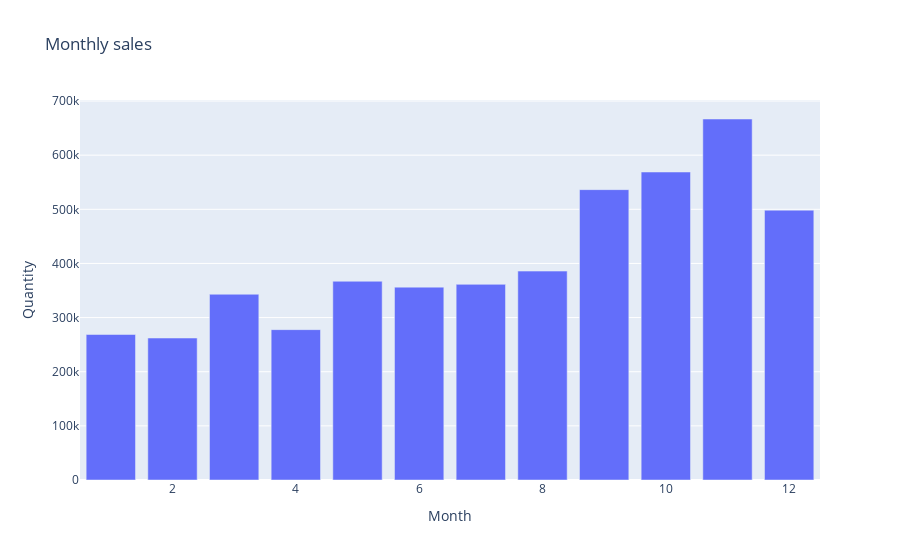

Notebook source saved alongside this figure:
### Code cell
px.bar(data_frame = df_monthly_sale, x = 'Month',y = 'Quantity',title='Monthly sales')

### Figure 1 — Plotly figure (JSON) as saved in the notebook; plotly's stock layout.template omitted (floating-point values rounded to 4 significant figures)
{"data": [{"alignmentgroup": "True", "hovertemplate": "Month=%{x}<br>Quantity=%{y}<extra></extra>", "legendgroup": "", "marker": {"color": "#636efa", "pattern": {"shape": ""}}, "name": "", "offsetgroup": "", "orientation": "v", "showlegend": false, "textposition": "auto", "type": "bar", "x": [1, 2, 3, 4, 5, 6, 7, 8, 9, 10, 11, 12], "xaxis": "x", "y": [268755, 262243, 343095, 277730, 367115, 356239, 361359, 385865, 536348, 568898, 666813, 498389], "yaxis": "y"}], "layout": {"barmode": "relative", "legend": {"tracegroupgap": 0}, "title": {"text": "Monthly sales"}, "xaxis": {"anchor": "y", "domain": [0, 1], "title": {"text": "Month"}}, "yaxis": {"anchor": "x", "domain": [0, 1], "title": {"text": "Quantity"}}}}
